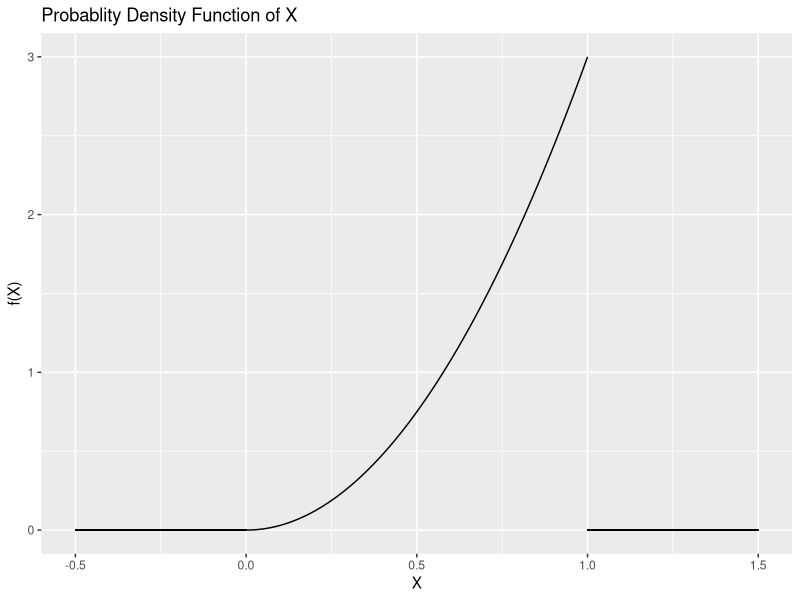
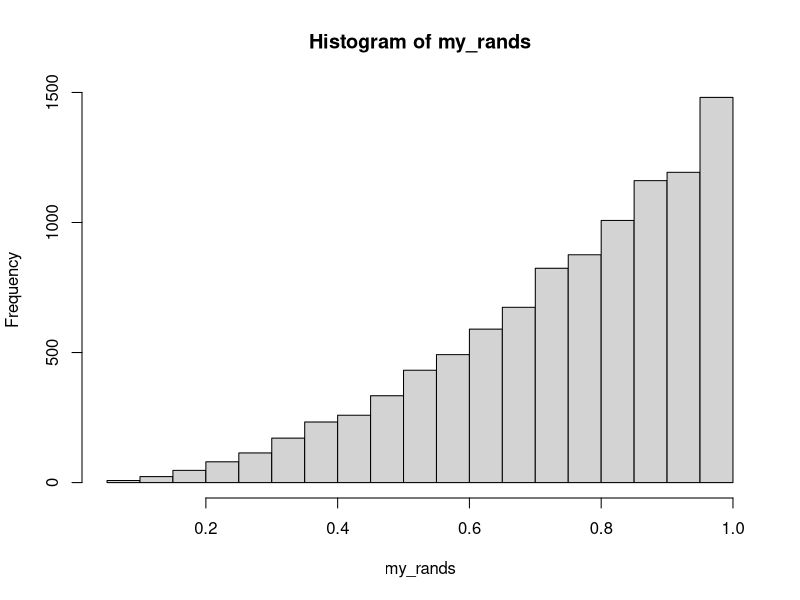
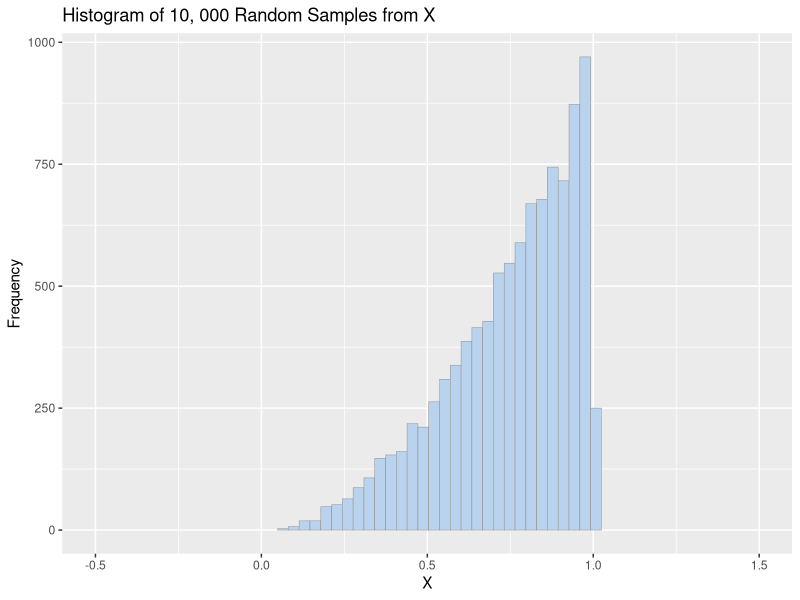
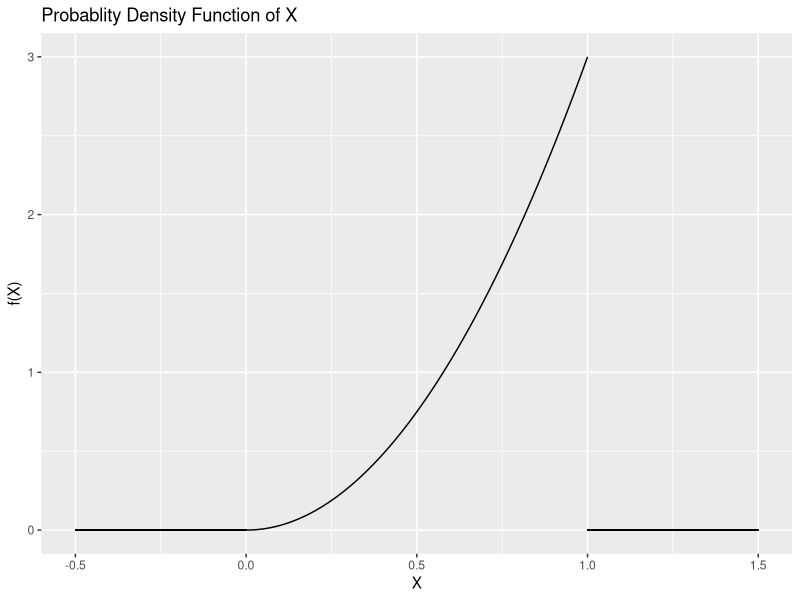

Recreate these plots in R, in order.
########## Solutions to Homework 2 ##########
             #### Problem 4 ####
         ## @author: David Dobor ##

### first, simply plot the density: pdf 3*x^2*1(0,1).
library(ggplot2)
x <- 0:100/100
y <- 3*x^2
data <- data.frame(x,y)
g_densty <- ggplot(data, aes(x=data$x,y=data$y))
g_densty <- g_densty + geom_line()
# add line segments to the left of 0 and to the right of 1 on the x axis:
g_densty <- g_densty + geom_segment(mapping=(aes(x=1, y=0, xend=1.5, yend=0))) 
g_densty <- g_densty + geom_segment(mapping=(aes(x=-0.5, y=0, xend=0, yend=0)))
# add the title and axes labels
g_densty <- g_densty +
            xlab("X") +
            ylab("f(X)") +
            ggtitle("Probablity Density Function of X")
print(g_densty)
# save the plots
ggsave("./density.png", dpi=300)

### next, generate random samples from the distr with pdf 3*x^2*1(0,1).
### To generate these guys, first compute the cdf and find its inverse.
### Then generate uniform r.v.s and transform them with the inverse cdf.
### cdf(x) = u = x^3 => inverse_cdf(u) = u^(1/3) 
n <- 10000
my_rands <- runif(n)^(1/3)
hist(my_rands)
g_hist <- ggplot()
g_hist <- g_hist + geom_histogram(aes(x=my_rands),  fill="slategray2", color="grey60",size=0.2)
g_hist <- g_hist + coord_cartesian(xlim=c(-0.5,1.5))
# add the title and axes labels
g_hist <- g_hist +
    xlab("X") +
    ylab("Frequency") +
    ggtitle("Histogram of 10, 000 Random Samples from X")
print(g_hist)

### finally, save the plots
#ggsave("./histogram.png", dpi=300)


require(ggthemes)
#g_hist <- g_hist + theme_economist()
#ggsave("./histogram_economoist.png", dpi=300)

# g_densty <- g_densty + theme_economist()
# print(g_densty)
